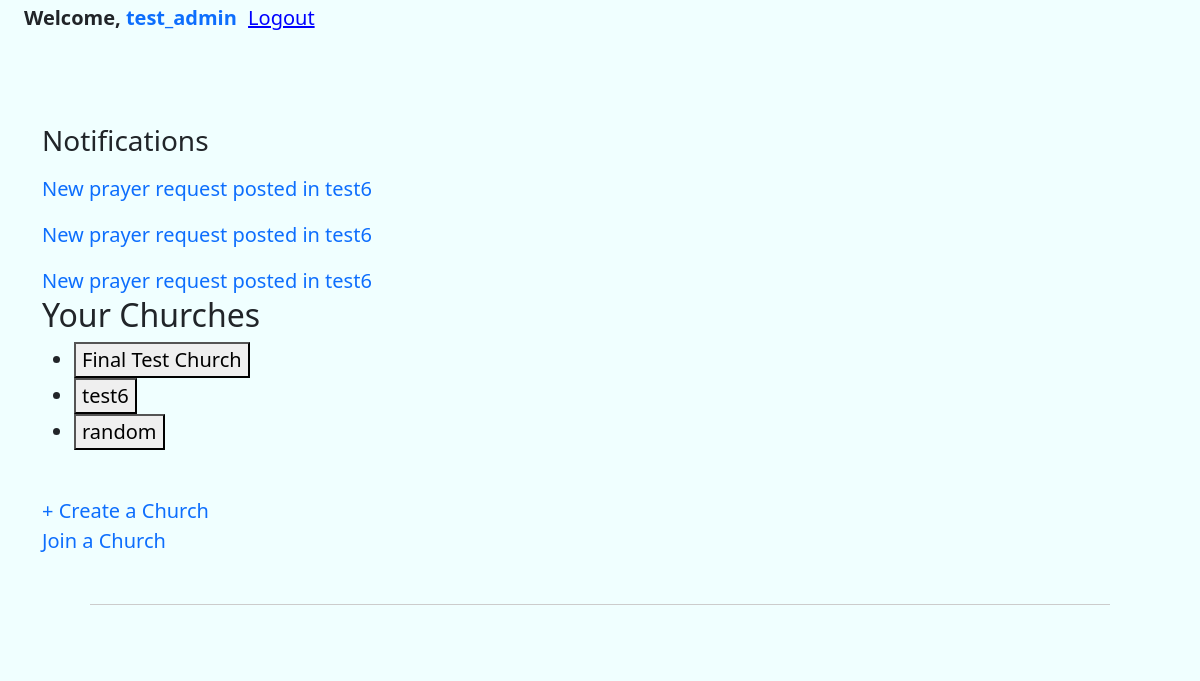
The page / (signed in) on the database as committed earlier.
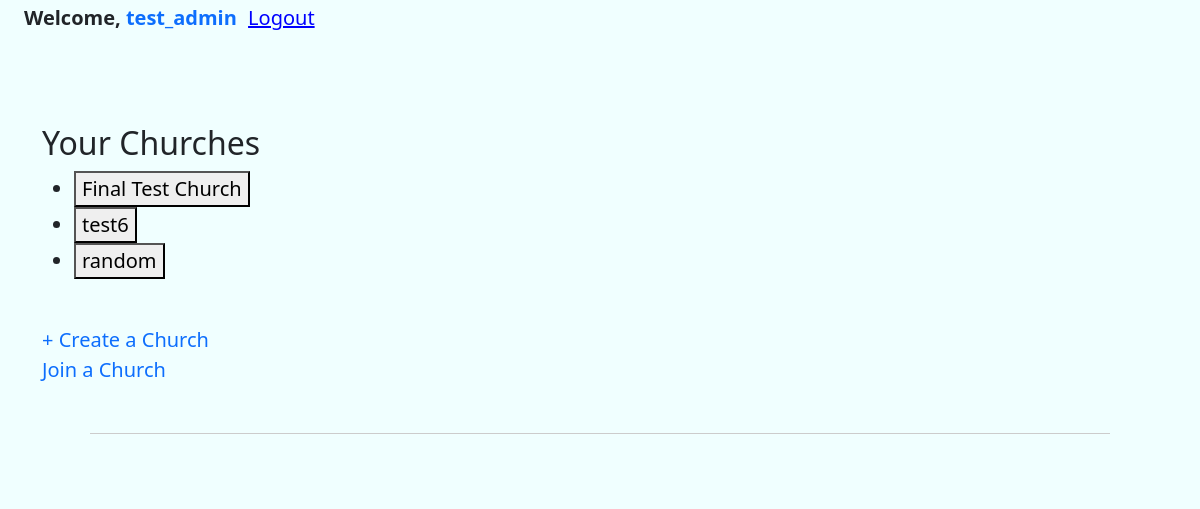
The same page on the database as committed later.
### core/models.py (models this page shows, shortened)
class Notification(models.Model):
    user = models.ForeignKey(User, on_delete=models.CASCADE)
    message = models.TextField()
    link = models.CharField(max_length=255, blank=True)  # 👈 ADD THIS
    is_read = models.BooleanField(default=False)
    created = models.DateTimeField(auto_now_add=True)

class ChurchUser(models.Model):
    ROLE_CHOICES = [
        ('admin', 'Admin'),
        ('leader', 'Leader'),
        ('member', 'Member'),
    ]
    user = models.ForeignKey(User, on_delete=models.CASCADE, related_name='memberships')
    church = models.ForeignKey(Church, on_delete=models.CASCADE, related_name='memberships')
    role = models.CharField(max_length=20, choices=ROLE_CHOICES)
    joined = models.DateTimeField(auto_now_add=True)
    class Meta:
        unique_together = ("user", "church")

class Church(models.Model):
    name = models.CharField(max_length=200)
    city = models.CharField(max_length=120)
    created = models.DateTimeField(auto_now_add=True)
    owner = models.ForeignKey(User, on_delete=models.CASCADE)

### core/views.py (the view)
# urls.py: path('', views.user_dashboard, name='user_dashboard'),
@login_required
def user_dashboard(request):
    memberships = request.user.memberships.select_related("church")
    notifications = list(Notification.objects.filter(user=request.user, is_read=False).order_by('-created'))
    Notification.objects.filter(user=request.user, is_read=False).update(is_read=True)
    if request.method == "POST":
        church_id = request.POST.get("church_id")
        if memberships.filter(church_id=church_id).exists():
            request.session["church_id"] = church_id
            return redirect("church_dashboard")
    return render(request, "user_dashboard.html", {
        "memberships": memberships,
        'notifications': notifications
    })

### core/templates/user_dashboard.html (shortened to what this page needs)
{% extends 'base.html' %}
{% load static %}
{% block content %}
{% if notifications %}
    <div>
        <h3>Notifications</h3>
        {% for n in notifications %}
            <p>{% if n.link %}</p>
                <a href="{{ n.link }}">{{ n.message }}</a>
            {% else %}
                {{ n.message }}
            {% endif %}
        {% endfor %}
    </div>
{% endif %}
{% if memberships %}
    <h2>Your Churches</h2>
    <ul>
        {% for m in memberships %}
            <li>
                <form method="post" style="display:inline;">
                    <button type="submit" name="church_id" value="{{ m.church.id }}">
                        {{ m.church.name }}
                    </button>
                </form>
            </li>
        {% endfor %}
    </ul>
    <br>
    <a href="{% url 'create_church' %}">+ Create a Church</a>
    <br>
    <a href="{% url 'request_join' %}">Join a Church</a>
{% else %}
    <p>You are not connected to any churches.</p>
    <a href="{% url 'request_join' %}">Join a Church</a>
    <br>
    <a href="{% url 'create_church' %}">Create a Church</a>
{% endif %}
{% endblock %}

Rows that differ between the two databases and show on the page:
no longer on this page (row edited): Notification: message "New prayer request posted in test6"
no longer on this page (row edited): Notification: message "New prayer request posted in test6"
no longer on this page (row edited): Notification: message "New prayer request posted in test6"
Other text that changed with them:
text no longer shown: "Notifications"
